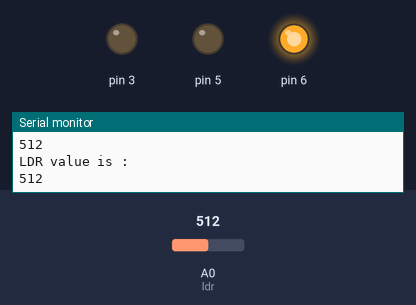
Recording of a sketch running on a simulated Arduino Uno, built with avr-gcc and run on an emulated ATmega328P. Shown: output pins drawn as LEDs (lit = HIGH), the last lines printed to the serial monitor. The test bench sets the inputs (shaded band); at power-on: A0 (ldr) = 512.

Above: at 1.2 s.
1.3 s: A0 (ldr) set to 52
4.3 s: A0 (ldr) set to 45
At 5.5 s:
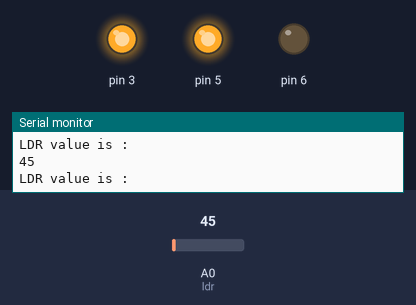
Timing chart, 0 to 7.3 s (numbered marks = the images above; inputs shaded):
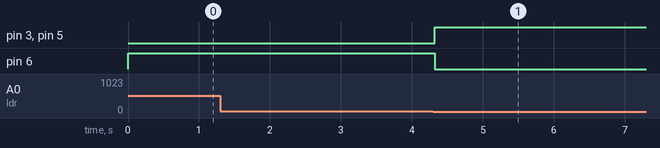

Measured:
- the behaviour switches between 50 and 49 on A0 (ldr) (found by bisection; images 0 and 1)
- after the input at 4.3 s, pin 3, pin 5: LOW → HIGH at once; pin 6: HIGH → LOW at once

The sketch:

LightSprint5.ino
```cpp
// Code sourced from https://create.arduino.cc/projecthub/guruashishchoudhary29/turn-led-on-and-off-through-ldr-fe5738

int ldr=A0;//Set A0(Analog Input) for LDR.
int value=0;
void setup() {
Serial.begin(9600);
pinMode(3,OUTPUT);
pinMode(5,OUTPUT);
pinMode(6,OUTPUT);
}

void loop() {
value=analogRead(ldr);//Reads the Value of LDR(light).
Serial.println("LDR value is :");//Prints the value of LDR to Serial Monitor.
Serial.println(value);
if(value<50)
  {
    digitalWrite(3,HIGH);//Makes the LED glow in Dark.
    digitalWrite(5,HIGH);
    digitalWrite(6,LOW);
  }
  else
  {
    digitalWrite(3,LOW);//Turns the LED OFF in Light.
    digitalWrite(5,LOW);
    digitalWrite(6,HIGH);
  }
}
```
